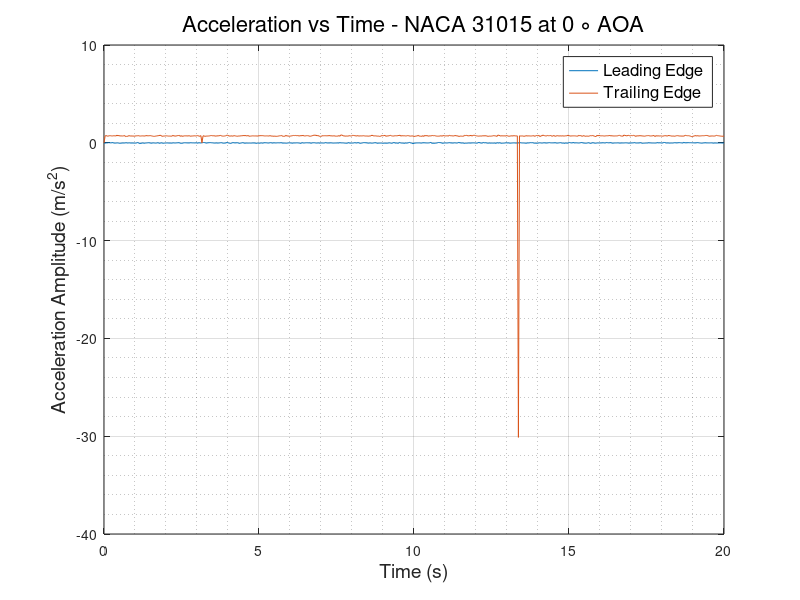
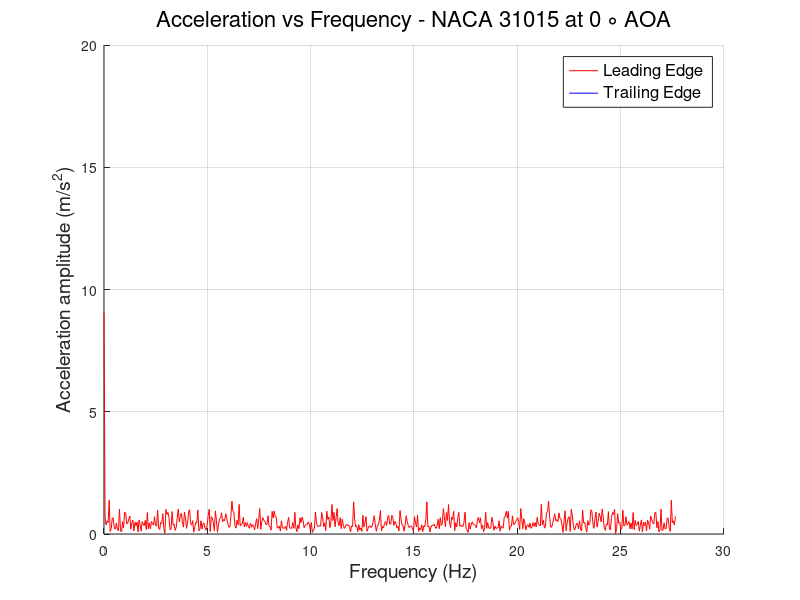

These figures' MATLAB source, in order:
clc
clear
close all
%% READING ACCELEROMETER DATA and defining Variables
                        % LEADING EDGE %
data   = xlsread('LE_500rpm.csv');
LE_time   = data(:,1);
LE_X_acc  = data(:,2);
LE_Y_acc  = data(:,3);
LE_Z_acc  = data(:,4);
% LE_R_acc  = sqrt(LE_X_acc.^2 + LE_Y_acc.^2 + LE_Z_acc.^2);
% plot(LE_time,LE_R_acc)
N      = numel(LE_time);
Ts     = abs(diff(LE_time(1:2)));
fs     = 1/Ts;
f_axis = [0:N-1]*fs/N;
A_freq_LE = fft(LE_Z_acc);
figure(1) 
plot(LE_time,LE_Z_acc)
hold on
figure(2)
hold on
plot(f_axis,abs(A_freq_LE),'-r','LineWidth',0.5)
grid on 
grid minor
                        % TRAILING EDGE %
data   = xlsread('TE_500rpm.csv');
TE_time   = data(:,1);
TE_X_acc  = data(:,2);
TE_Y_acc  = data(:,3);
TE_Z_acc  = data(:,4);
TE_R_acc  = sqrt(TE_X_acc.^2 + TE_Y_acc.^2 + TE_Z_acc.^2);
% plot(TE_time,TE_R_acc)
N      = numel(TE_time);
Ts     = abs(diff(TE_time(1:2)));
fs     = 1/Ts;
f_axis = [0:N-1]*fs/N;
A_freq_TE = fft(TE_Z_acc);
figure(1)
plot(TE_time, TE_Z_acc)
grid on
grid minor
xlabel('Time (s)','FontSize',14,'FontWeight','normal')
ylabel('Acceleration Amplitude (m/s^2)','FontSize',14,'FontWeight','normal')
legend ('Leading Edge','Trailing Edge','FontSize',12,'FontWeight','normal')
title('Acceleration vs Time - NACA 31015 at 0 \circ AOA','FontSize',16,'FontWeight','normal')
% ylim([0.5 2])
figure(2)
plot(f_axis,abs(A_freq_TE),'-b','LineWidth',0.5)
grid on 
grid minor
ylabel('Acceleration amplitude (m/s^2)','FontSize',14,'FontWeight','normal')
xlabel('Frequency (Hz)','FontSize',14,'FontWeight','normal')
ylim([0 20])
legend ('Leading Edge','Trailing Edge','FontSize',12,'FontWeight','normal')
title('Acceleration vs Frequency - NACA 31015 at 0 \circ AOA','FontSize',16,'FontWeight','normal')
